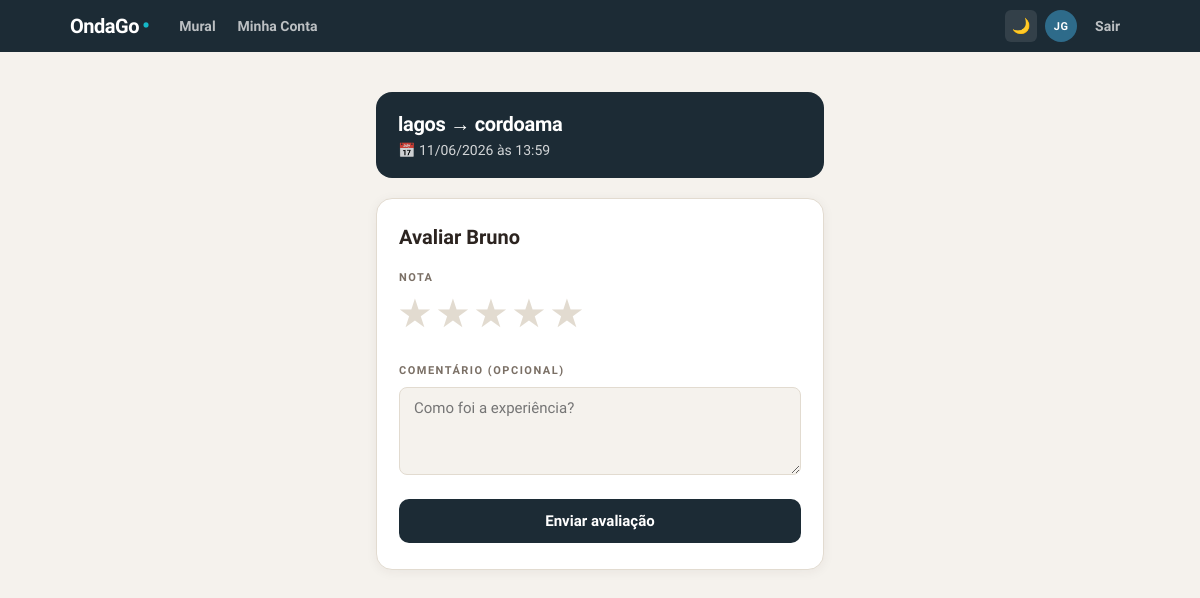
The page /avaliar/2/4 (signed in) on the database its author committed.
### models.py (models this page shows, shortened)
class Usuario(UserMixin, db.Model):
    __tablename__ = 'usuarios'
    id         = db.Column(db.Integer, primary_key=True)
    nome       = db.Column(db.String(100), nullable=False)
    email      = db.Column(db.String(150), unique=True, nullable=False)
    telefone   = db.Column(db.String(20), nullable=False)
    nivel      = db.Column(db.String(30), default='Iniciante')
    foto_url   = db.Column(db.String(300), default='')
    senha_hash = db.Column(db.String(256), nullable=False)
    criado_em  = db.Column(db.DateTime, default=datetime.utcnow)
    caronas    = db.relationship('Carona', backref='motorista', lazy=True)
    reservas   = db.relationship('Reserva', backref='passageiro', lazy=True)

class Carona(db.Model):
    __tablename__ = 'caronas'
    id            = db.Column(db.Integer, primary_key=True)
    motorista_id  = db.Column(db.Integer, db.ForeignKey('usuarios.id'), nullable=False)
    ponto_partida = db.Column(db.String(100), nullable=False)
    destino       = db.Column(db.String(100), nullable=False)
    data          = db.Column(db.String(10), nullable=False)
    hora          = db.Column(db.String(5), nullable=False)
    vagas_totais  = db.Column(db.Integer, nullable=False)
    tipo_prancha  = db.Column(db.String(30), default='Qualquer')
    criado_em     = db.Column(db.DateTime, default=datetime.utcnow)
    reservas      = db.relationship('Reserva', backref='carona', lazy=True)
    @property
    def expirada(self):
        try:
            dt = datetime.strptime(f"{self.data} {self.hora}", "%d/%m/%Y %H:%M")
            return datetime.now() > dt
        except:
            return False

### app.py (the view, shortened to what this page needs)
@app.route('/avaliar/<int:carona_id>/<int:avaliado_id>', methods=['GET', 'POST'])
@login_required
def avaliar(carona_id, avaliado_id):
    carona = Carona.query.get_or_404(carona_id)
    avaliado = Usuario.query.get_or_404(avaliado_id)
    if not carona.expirada:
        flash('Só podes avaliar depois da carona ter sido realizada.', 'erro')
        return redirect(url_for('minha_conta'))
    if avaliado_id == current_user.id:
        flash('Não podes avaliar-te a ti mesmo.', 'erro')
        return redirect(url_for('minha_conta'))
    eh_motorista = carona.motorista_id == current_user.id
    eh_passageiro = Reserva.query.filter_by(carona_id=carona_id, usuario_id=current_user.id).first() is not None
    if not eh_motorista and not eh_passageiro:
        flash('Não participaste nesta carona.', 'erro')
        return redirect(url_for('minha_conta'))
    avaliado_eh_motorista = carona.motorista_id == avaliado_id
    avaliado_eh_passageiro = Reserva.query.filter_by(carona_id=carona_id, usuario_id=avaliado_id).first() is not None
    if not avaliado_eh_motorista and not avaliado_eh_passageiro:
        flash('Esta pessoa não participou nesta carona.', 'erro')
        return redirect(url_for('minha_conta'))
    if Avaliacao.query.filter_by(avaliador_id=current_user.id, avaliado_id=avaliado_id, carona_id=carona_id).first():
        flash('Já avaliaste esta pessoa nesta carona.', 'erro')
        return redirect(url_for('minha_conta'))
    return render_template('avaliar.html', carona=carona, avaliado=avaliado)

### app.py (called while the page is built)
@login_manager.user_loader
def load_user(user_id):
    return Usuario.query.get(int(user_id))

### templates/avaliar.html (shortened to what this page needs)
{% extends "base.html" %}
{% block content %}
<div class="container">
    <div class="info-card">
        <div class="rota">{{ carona.ponto_partida }} → {{ carona.destino }}</div>
        <p>📅 {{ carona.data }} às {{ carona.hora }}</p>
    </div>
    <div class="form-card">
        <h2>Avaliar {{ avaliado.nome.split()[0] }}</h2>
        <form method="POST">
            <div class="form-group">
                <label>Nota</label>
                <div class="stars">
                    {% for i in [5,4,3,2,1] %}
                    <label for="star{{ i }}">★</label>
                    {% endfor %}
                </div>
            </div>
            <div class="form-group">
                <label>Comentário (opcional)</label>
                <textarea name="comentario" placeholder="Como foi a experiência?"></textarea>
            </div>
            <button type="submit" class="btn-submit">Enviar avaliação</button>
        </form>
    </div>
</div>
{% endblock %}

### templates/base.html (shortened to what this page needs)
<!DOCTYPE html>
<html lang="pt" data-theme="light">
<head>
</head>
<body>
<nav class="navbar">
    <div class="nav-inner">
        <a href="/" class="nav-logo">OndaGo<span class="logo-dot">•</span></a>
        <div class="nav-links" id="nav-links">
            <a href="/"
               class="nav-link {% if request.endpoint == 'index' %}active{% endif %}">Mural</a>
            {% if current_user.is_authenticated %}
                <a href="/minha_conta"
                   class="nav-link {% if request.endpoint == 'minha_conta' %}active{% endif %}">Minha Conta</a>
            {% endif %}
        </div>
        <div class="nav-right">
            <button class="theme-toggle" id="theme-btn" onclick="toggleTheme()" title="Modo escuro">🌙</button>
            {% if current_user.is_authenticated %}
                <div class="nav-avatar" title="{{ current_user.nome }}">{{ current_user.nome.split()[0][0] }}{% if current_user.nome.split()|length > 1 %}{{ current_user.nome.split()[-1][0] }}{% endif %}</div>
                <a href="/logout" class="nav-link">Sair</a>
            {% else %}
                <a href="/login"
                   class="nav-link {% if request.endpoint == 'login' %}active{% endif %}">Entrar</a>
                <a href="/registro" class="nav-btn">Criar conta</a>
            {% endif %}
        </div>
    </div>
</nav>
{% block content %}{% endblock %}
</body>
</html>

### templates/base.html (style rules this page uses)
:root { --bg: #F5F2ED; --card: #ffffff; --text: #2C2420; --text-muted: #7A6F65; --border: #E2DBD0; --shadow: rgba(44,36,32,0.06); --nav: #1C2B35; --teal: #15B8C8; --hero: #2E6B8A; --green: #0F6E56; --green-light: #E8F4F0; --red: #c62828; --red-light: #fdecea; --orange: #D85A30; }
* { margin: 0; padding: 0; box-sizing: border-box; }
body { font-family: 'Plus Jakarta Sans', sans-serif; background: var(--bg); color: var(--text); transition: background 0.3s, color 0.3s; }
.navbar { background: #1C2B35; height: 52px; width: 100%; position: sticky; top: 0; z-index: 200; }
.nav-inner { max-width: 1100px; margin: 0 auto; height: 100%; padding: 0 20px; display: flex; align-items: center; gap: 20px; }
.nav-logo { font-size: 20px; font-weight: 800; color: #ffffff; text-decoration: none; letter-spacing: -0.5px; flex-shrink: 0; display: flex; align-items: baseline; gap: 3px; }
.logo-dot { color: #15B8C8; font-size: 22px; line-height: 1; }
.nav-links { display: flex; align-items: center; gap: 2px; flex: 1; }
.nav-link { color: rgba(255,255,255,0.7); text-decoration: none; font-size: 14px; font-weight: 600; padding: 5px 10px; border-radius: 6px; transition: color 0.15s; white-space: nowrap; }
.nav-right { display: flex; align-items: center; gap: 8px; flex-shrink: 0; }
.theme-toggle { background: rgba(255,255,255,0.1); border: none; color: white; width: 32px; height: 32px; border-radius: 6px; cursor: pointer; font-size: 15px; display: flex; align-items: center; justify-content: center; transition: background 0.15s; }
.nav-avatar { width: 32px; height: 32px; border-radius: 50%; background: #2E6B8A; color: #ffffff; font-size: 11px; font-weight: 800; letter-spacing: 0.5px; display: flex; align-items: center; justify-content: center; flex-shrink: 0; text-transform: uppercase; }

### templates/avaliar.html (style rules this page uses)
.container { max-width: 480px; margin: 40px auto 80px; padding: 0 16px; }
.info-card { background: #1C2B35; color: white; border-radius: 16px; padding: 20px 22px; margin-bottom: 20px; }
.info-card .rota { font-size: 20px; font-weight: 800; margin-bottom: 6px; letter-spacing: -0.3px; }
.info-card p { font-size: 14px; opacity: 0.8; margin-top: 4px; }
.form-card { background: var(--card); border-radius: 16px; padding: 26px 22px; border: 0.5px solid var(--border); box-shadow: 0 2px 12px var(--shadow); }
.form-card h2 { font-size: 20px; font-weight: 800; margin-bottom: 22px; color: var(--text); }
.form-group { margin-bottom: 20px; }
.form-group label { display: block; font-size: 11px; font-weight: 700; color: var(--text-muted); text-transform: uppercase; letter-spacing: 1.5px; margin-bottom: 10px; }
.stars { display: flex; flex-direction: row-reverse; justify-content: flex-end; gap: 6px; margin-bottom: 4px; }
.stars label { font-size: 34px; cursor: pointer; color: var(--border); transition: color 0.15s; }
textarea { width: 100%; padding: 11px 14px; border: 1px solid var(--border); border-radius: 8px; font-family: inherit; font-size: 15px; resize: vertical; min-height: 88px; outline: none; background: var(--bg); color: var(--text); transition: border-color 0.15s; }
.btn-submit { width: 100%; background: #1C2B35; color: white; padding: 13px; border: none; border-radius: 10px; font-family: inherit; font-size: 15px; font-weight: 700; cursor: pointer; transition: opacity 0.15s; }

### rows shown on the page
Usuario: nome "J", nome "G"
Carona: ponto_partida "lagos", destino "cordoama", data "11/06/2026", hora "13:59"
Usuario: nome "Bruno"
